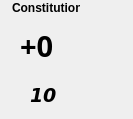
   <widget class="QWidget" name="constitutionAbility" native="true">
    <property name="geometry">
     <rect>
      <x>309</x>
      <y>51</y>
      <width>133</width>
      <height>119</height>
     </rect>
    </property>
    <widget class="QLabel" name="conModifier">
     <property name="geometry">
      <rect>
       <x>20</x>
       <y>20</y>
       <width>51</width>
       <height>51</height>
      </rect>
     </property>
     <property name="font">
      <font>
       <family>Segoe UI Black</family>
       <pointsize>22</pointsize>
       <weight>75</weight>
       <bold>true</bold>
      </font>
     </property>
     <property name="text">
      <string>+0</string>
     </property>
    </widget>
    <widget class="QLabel" name="conBackground">
     <property name="geometry">
      <rect>
       <x>4</x>
       <y>0</y>
       <width>81</width>
       <height>121</height>
      </rect>
     </property>
     <property name="text">
      <string/>
     </property>
     <property name="textFormat">
      <enum>Qt::RichText</enum>
     </property>
     <property name="pixmap">
      <pixmap>../Images/AbilityScoreHolder.png</pixmap>
     </property>
     <property name="scaledContents">
      <bool>true</bool>
     </property>
    </widget>
    <widget class="QLabel" name="conBaseValue">
     <property name="geometry">
      <rect>
       <x>30</x>
       <y>80</y>
       <width>31</width>
       <height>31</height>
      </rect>
     </property>
     <property name="font">
      <font>
       <family>DejaVu Sans</family>
       <pointsize>14</pointsize>
       <weight>75</weight>
       <italic>true</italic>
       <bold>true</bold>
      </font>
     </property>
     <property name="text">
      <string>10</string>
     </property>
    </widget>
    <widget class="QLabel" name="conTitle">
     <property name="geometry">
      <rect>
       <x>12</x>
       <y>0</y>
       <width>68</width>
       <height>16</height>
      </rect>
     </property>
     <property name="font">
      <font>
       <family>Nirmala UI</family>
       <weight>75</weight>
       <bold>true</bold>
      </font>
     </property>
     <property name="layoutDirection">
      <enum>Qt::LeftToRight</enum>
     </property>
     <property name="text">
      <string>Constitution</string>
     </property>
    </widget>
    <zorder>conBackground</zorder>
    <zorder>conBaseValue</zorder>
    <zorder>conTitle</zorder>
    <zorder>conModifier</zorder>
   </widget>
